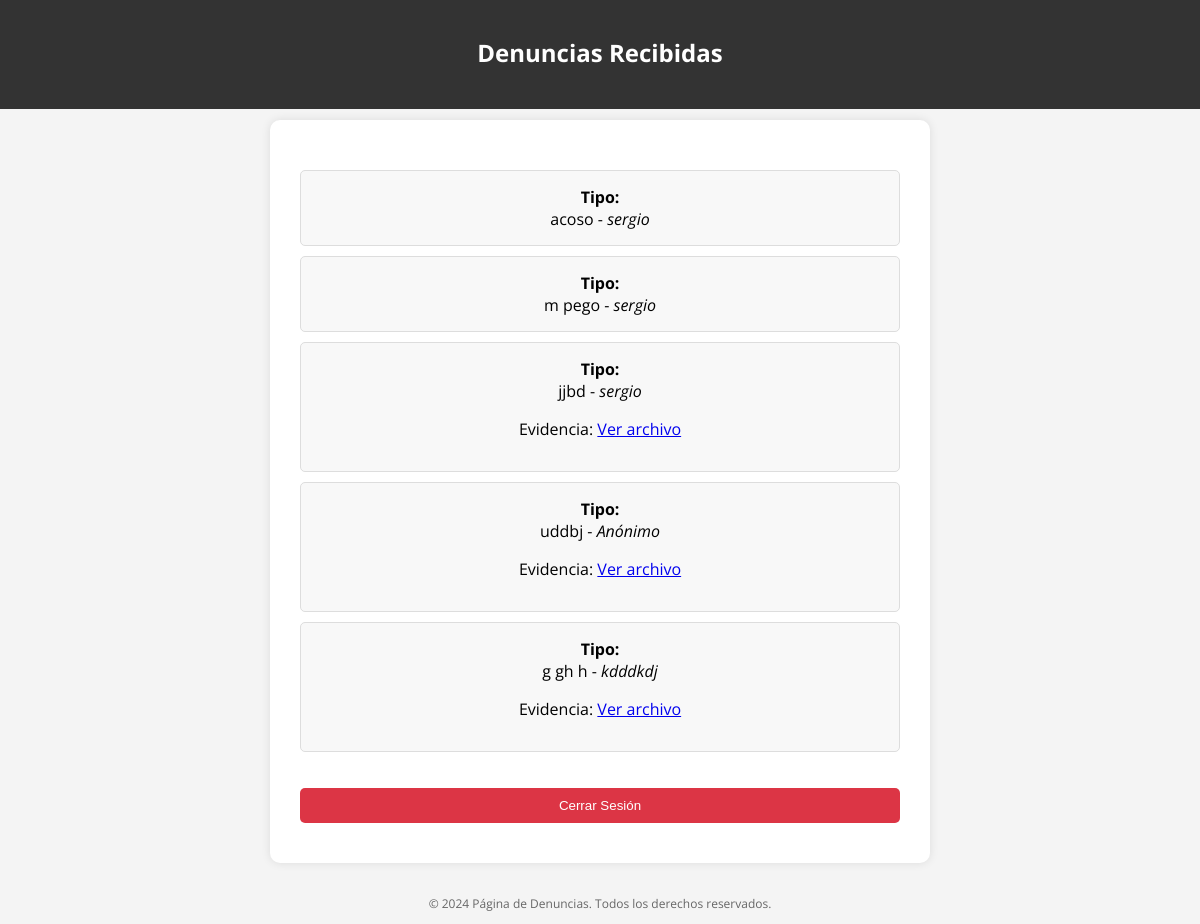
Page /denuncias (signed in) on the earlier database version.
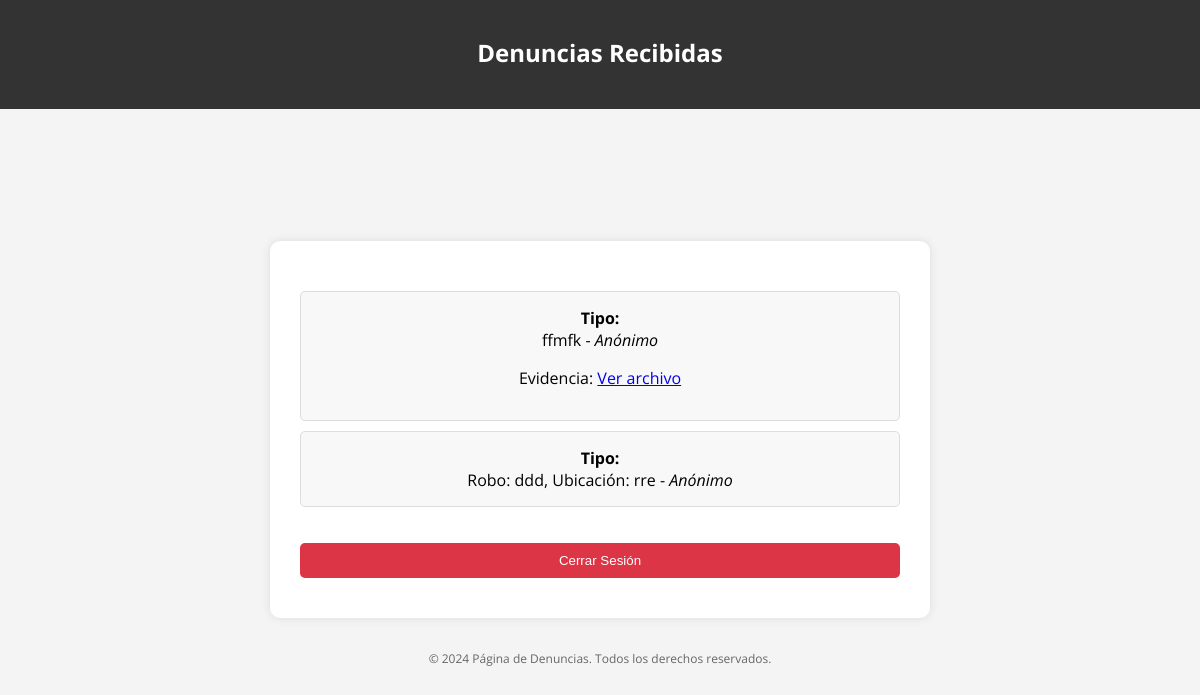
Same page on the later database version.
### tables this page shows
CREATE TABLE denuncias (
            id INTEGER PRIMARY KEY AUTOINCREMENT,
            nombre TEXT NOT NULL,
            email TEXT,
            mensaje TEXT NOT NULL,
            evidencia TEXT
        );

### app.py (the view)
@app.route('/denuncias')
def denuncias():
    if not session.get('logged_in'):
        return redirect(url_for('login'))
    conn = get_db_connection()
    denuncias = conn.execute('SELECT * FROM denuncias').fetchall()
    conn.close()
    return render_template('denuncias.html', denuncias=denuncias)

### app.py (called while the page is built)
def get_db_connection():
    conn = sqlite3.connect('denuncias.db')
    conn.row_factory = sqlite3.Row
    return conn

### templates/denuncias.html (shortened to what this page needs)
<!DOCTYPE html>
<html lang="es">
<head>
    <link rel="stylesheet" href="{{ url_for('static', filename='css/styles.css') }}">
</head>
<body>
    <header>
        <h1>Denuncias Recibidas</h1>
    </header>
    <div class="container">
        <ul class="denuncias-list">
            {% for denuncia in denuncias %}
                <li>
                    <strong>Tipo:</strong> {{ denuncia['tipo'] }}<br>
                    {{ denuncia['mensaje'] }} - <em>{{ denuncia['nombre'] or "Anónimo" }}</em>
                    {% if denuncia['evidencia'] %}
                        <p>Evidencia: <a href="{{ url_for('static', filename='uploads/' ~ denuncia['evidencia']) }}">Ver archivo</a></p>
                    {% endif %}
                </li>
            {% endfor %}
        </ul>
        <form method="POST" action="{{ url_for('logout') }}">
            <button class="logout-button">Cerrar Sesión</button>
        </form>
    </div>
    <footer>
        <p>&copy; 2024 Página de Denuncias. Todos los derechos reservados.</p>
    </footer>
</body>
</html>

### static/css/styles.css (style rules this page uses)
body { font-family: 'Open Sans', sans-serif; background-color: #f4f4f4; margin: 0; padding: 0; display: flex; flex-direction: column; align-items: center; justify-content: center; min-height: 100vh; }
header { width: 100%; background-color: #333; color: #fff; padding: 20px 0; text-align: center; position: fixed; top: 0; left: 0; }
.container { margin-top: 120px; background-color: #fff; padding: 30px; border-radius: 10px; box-shadow: 0 0 10px rgba(0, 0, 0, 0.1); max-width: 600px; width: 100%; text-align: center; }
button { background-color: #007BFF; color: white; padding: 10px 20px; border: none; border-radius: 5px; cursor: pointer; margin-bottom: 10px; }
footer { margin-top: 20px; text-align: center; font-size: 12px; color: #666; }
.denuncias-list { list-style-type: none; padding: 0; margin-top: 20px; }
.denuncias-list li { background-color: #f9f9f9; border: 1px solid #ddd; margin-bottom: 10px; padding: 10px; border-radius: 5px; }
.logout-button { background-color: #dc3545; margin-top: 20px; }
h1 { text-align: center; margin-bottom: 20px; font-family: 'Open Sans', sans-serif; font-size: 24px; }
form { display: flex; flex-direction: column; }
ul.denuncias-list { list-style-type: none; padding: 0; }
ul.denuncias-list li { background-color: #f8f8f8; margin-bottom: 10px; padding: 15px; border-radius: 5px; border: 1px solid #ddd; }
.logout-button { background-color: #dc3545; }

Differences in the rows shown:
removed denuncias: mensaje "m pego", nombre "sergio"
removed denuncias: mensaje "jjbd", nombre "sergio"
removed denuncias: mensaje "uddbj", nombre "Anónimo"
removed denuncias: mensaje "g gh h", nombre "kdddkdj"
changed denuncias: mensaje "acoso" → "ffmfk"; nombre "sergio" → "Anónimo"; now shows "Evidencia: Ver archivo"
added denuncias: mensaje "Robo: ddd, Ubicación: rre", nombre "Anónimo"
